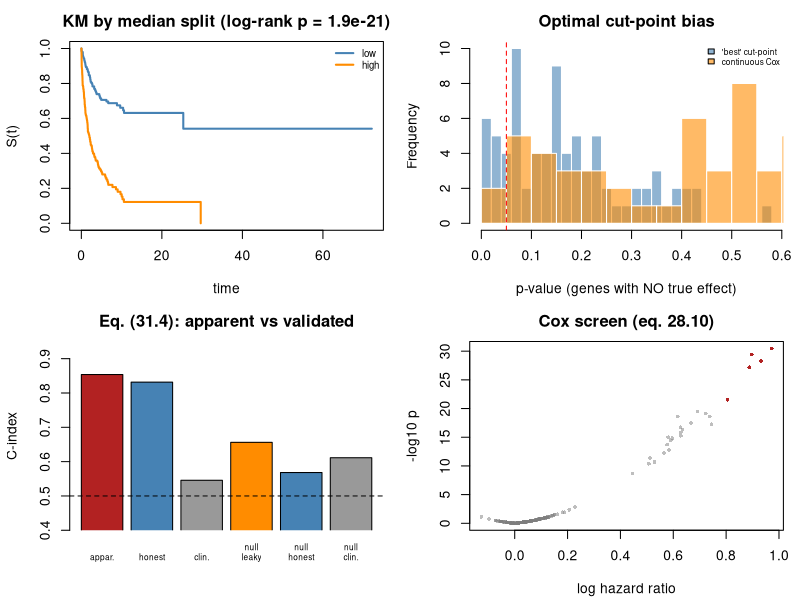

Write R code to recreate this figure.
## ---- chunk 1
suppressPackageStartupMessages({library(survival); library(splines)})
MODULE_NAME <- "28b_survival_biomarkers"
OUT <- file.path(Sys.getenv("STATS_OUT", unset = "results"), MODULE_NAME)
dir.create(OUT, recursive = TRUE, showWarnings = FALSE)
header <- function(txt) cat("\n", strrep("=", 72), "\n", txt, "\n",
                            strrep("=", 72), "\n", sep = "")
## ---- chunk 2
header("1. A TCGA-like cohort with a few truly prognostic genes")
simulate_cohort <- function(n = 400, G = 200, n_prog = 5, beta = 0.55,
                            censor_scale = 9) {
  expr <- matrix(rnorm(n*G), n)
  ## Genes are correlated in MODULES, as real expression is.
  for (b in seq(1, G, by = 25)) {
    cols <- b:min(b+24, G); latent <- rnorm(n)
    expr[, cols] <- 0.6*latent + 0.8*expr[, cols]
  }
  expr <- scale(expr)
  age <- rnorm(n, 62, 11); stage <- sample(1:3, n, TRUE, c(0.4, 0.35, 0.25))
  prog <- seq_len(n_prog)
  lp <- as.vector(expr[, prog] %*% rep(beta, n_prog)) + 0.02*(age - 62) + 0.45*(stage - 1)
  Tm <- rexp(n, 0.06*exp(lp))
  ## size = n: without it rexp() returns a SCALAR and every patient would share
  ## one censoring time (a bug worth remembering).
  Cm <- rexp(n, 1/censor_scale)
  d <- data.frame(expr); names(d) <- sprintf("G%03d", seq_len(G))
  d$time <- pmin(Tm, Cm); d$event <- as.integer(Tm <= Cm)
  d$age <- age; d$stage <- stage
  list(d = d, is_prog = setNames(seq_len(G) %in% prog, sprintf("G%03d", seq_len(G))))
}
set.seed(3801)
sim <- simulate_cohort()
d <- sim$d; is_prog <- sim$is_prog
genes <- names(is_prog)
cat(sprintf("  n = %d, events = %d (%.0f%%), censored = %d\n", nrow(d), sum(d$event),
            100*mean(d$event), sum(!d$event)))
cat(sprintf("  %d genes, %d truly prognostic: %s\n", length(genes), sum(is_prog),
            paste(names(is_prog)[is_prog], collapse = " ")))
cat(sprintf("\n  Effective sample size for a Cox model is the NUMBER OF EVENTS (%d),\n",
            sum(d$event)))
cat(sprintf("  not the number of patients. Guidance: >= 10 events per covariate\n"))
cat(sprintf("  -> at most %d covariates.\n", sum(d$event) %/% 10))
## ---- chunk 3
header("2. Kaplan-Meier with the at-risk table (28.6)-(28.7)")
km <- survfit(Surv(time, event) ~ 1, data = d)
cat(sprintf("  median survival = %.2f\n", summary(km)$table["median"]))
cat(sprintf("\n  %8s%10s%9s%22s\n", "time", "at risk", "S(t)", "95% CI"))
for (t in c(1, 2, 4, 8, 12, 16)) {
  s <- summary(km, times = t)
  if (!length(s$surv)) next
  cat(sprintf("  %8d%10d%9.3f   [%.3f, %.3f]\n", t, s$n.risk, s$surv, s$lower, s$upper))
}
cat("\n  Watch the at-risk column collapse. The right tail of a KM curve is\n")
cat("  estimated from a handful of patients and looks far more precise than it\n")
cat("  is. ALWAYS publish the number-at-risk table under the curve.\n")
## ---- chunk 4
header("3. Screening genes with Cox models (28.9)-(28.10)")
cox_screen <- function(d, genes, adjust = c("age","stage")) {
  res <- t(sapply(genes, function(g) {
    f <- try(coxph(as.formula(paste("Surv(time, event) ~", g, "+",
                                    paste(adjust, collapse = "+"))), data = d),
             silent = TRUE)
    if (inherits(f, "try-error")) return(c(NA, NA, 1))
    cs <- summary(f)$coefficients
    c(cs[g, "coef"], cs[g, "se(coef)"], cs[g, "Pr(>|z|)"])
  }))
  out <- data.frame(logHR = res[, 1], se = res[, 2], p = res[, 3], row.names = genes)
  out$HR <- exp(out$logHR); out$padj <- p.adjust(out$p, "BH"); out
}
res <- cox_screen(d, genes)
rej <- res$padj < 0.05
cat(sprintf("  %d genes at FDR 5%%; %d of them truly prognostic\n",
            sum(rej), sum(rej & is_prog[rownames(res)])))
cat("\n  Top 8 by p-value:\n")
cat(sprintf("  %8s%8s%9s%12s%11s%9s\n", "gene","HR","logHR","p","padj","truth"))
for (g in rownames(res)[order(res$p)][1:8])
  cat(sprintf("  %8s%8.3f%9.3f%12.2e%11.2e%9s\n", g, res[g,"HR"], res[g,"logHR"],
              res[g,"p"], res[g,"padj"], if (is_prog[g]) "PROG" else "-"))
cat("\n  exp(beta) is a HAZARD RATIO: a ratio of instantaneous event rates among\n")
cat("  those still at risk. NOT a risk ratio, and NOT a ratio of survival times.\n")
## ---- chunk 5
header("4. Optimal cut-point bias, measured")
best_cutpoint_p <- function(d, gene, qs = seq(0.2, 0.8, 0.05)) {
  ps <- sapply(qs, function(q) {
    hi <- as.integer(d[[gene]] > quantile(d[[gene]], q))
    if (sum(hi) < 10 || sum(1-hi) < 10) return(NA)
    pchisq(survdiff(Surv(time, event) ~ hi, data = d)$chisq, 1, lower.tail = FALSE)
  })
  min(ps, na.rm = TRUE)
}
## Null genes from a DIFFERENT correlation module: genes 1-25 form the module
## containing the prognostic genes, so their module-mates are indirectly
## associated and are not true nulls.
null_genes <- genes[51:length(genes)][1:80]
p_best <- sapply(null_genes, function(g) best_cutpoint_p(d, g))
p_cont <- res[null_genes, "p"]
cat(sprintf("  Tested %d genes from modules containing NO prognostic gene:\n",
            length(null_genes)))
cat(sprintf("    'best cut-point' p < 0.05  : %.1f%%   <- should be 5%%\n",
            100*mean(p_best < 0.05)))
cat(sprintf("    continuous Cox p < 0.05    : %.1f%%\n", 100*mean(p_cont < 0.05)))
cat(sprintf("    'best cut-point' p < 0.01  : %.1f%%\n", 100*mean(p_best < 0.01)))
cat("\n  Searching over cut-points and reporting the best inflates the error\n")
cat("  rate several-fold. Keep the biomarker CONTINUOUS (with a spline if the\n")
cat("  effect may be nonlinear), or pre-specify the cut-point and validate it\n")
cat("  in an independent cohort.\n")
## ---- chunk 6
header("5. Checking PH, and an estimand that does not need it (28.11)-(28.12)")
top_gene <- rownames(res)[which.min(res$p)]
cph <- coxph(as.formula(paste("Surv(time, event) ~", top_gene, "+ age + stage")), data = d)
cat("  PH test (scaled Schoenfeld residuals, eq. 28.11):\n")
print(round(cox.zph(cph)$table, 4))
rmst <- function(time, event, tau) {
  k <- survfit(Surv(time, event) ~ 1)
  ts <- c(0, k$time[k$time <= tau], tau)
  ss <- c(1, k$surv[k$time <= tau])
  sum(ss * diff(ts))                                             # eq. (28.12)
}
TAU <- 10
hi <- d[[top_gene]] > median(d[[top_gene]])
r_hi <- rmst(d$time[hi], d$event[hi], TAU); r_lo <- rmst(d$time[!hi], d$event[!hi], TAU)
cat(sprintf("\n  RMST up to tau = %d (eq. 28.12):\n", TAU))
cat(sprintf("    low  %s: %.3f\n    high %s: %.3f\n    difference: %+.3f time units\n",
            top_gene, r_lo, top_gene, r_hi, r_lo - r_hi))
cat("  RMST differences are directly interpretable as 'time gained' and need\n")
cat("  NO proportional-hazards assumption - increasingly preferred when the PH\n")
cat("  test fails or the curves cross.\n")
## ---- chunk 7
header("6. A multi-gene risk score, honestly validated")
make_folds <- function(n, k, seed = 1) { set.seed(seed); sample(rep_len(1:k, n)) }
## concordance(): larger x must mean LONGER survival, so a hazard-scale linear
## predictor (larger = worse) needs reverse = TRUE. Get this backwards and every
## C-index comes out as 1 - C, which looks like a uselessly bad model.
cidx <- function(test, risk)
  concordance(Surv(time, event) ~ risk,
              data = cbind(test["time"], test["event"], risk = risk),
              reverse = TRUE)$concordance
fit_score <- function(train, sel)
  coxph(as.formula(paste("Surv(time, event) ~",
                         paste(c(sel, "age", "stage"), collapse = "+"))), data = train)
select_genes <- function(train, genes, p_thresh = 0.01) {
  r <- cox_screen(train, genes)
  sel <- rownames(r)[r$p < p_thresh]
  if (!length(sel)) sel <- rownames(r)[order(r$p)][1:3]
  sel
}
fold <- make_folds(nrow(d), 5, seed = 2)
sel_all <- select_genes(d, genes)
## (a) HONEST: selection AND fitting inside each fold.
c_honest <- mean(sapply(1:5, function(k) {
  tr <- d[fold != k, ]; te <- d[fold == k, ]
  cidx(te, predict(fit_score(tr, select_genes(tr, genes)), newdata = te, type = "lp"))
}))
## (b) Clinical-only baseline - the comparison that is usually missing.
c_clin <- mean(sapply(1:5, function(k) {
  tr <- d[fold != k, ]; te <- d[fold == k, ]
  f <- coxph(Surv(time, event) ~ age + stage, data = tr)
  cidx(te, predict(f, newdata = te, type = "lp"))
}))
f_all <- fit_score(d, sel_all)
c_apparent <- cidx(d, predict(f_all, type = "lp"))
cat(sprintf("  %-46s%10s\n", "evaluation", "C-index"))
cat(sprintf("  %-46s%10.3f\n", "apparent (fit and test on all data)", c_apparent))
cat(sprintf("  %-46s%10.3f\n", "CV, selection INSIDE each fold (honest)", c_honest))
cat(sprintf("  %-46s%10.3f\n", "CV, age + stage only (clinical baseline)", c_clin))
cat(sprintf("  %-46s%10.3f\n", "chance", 0.5))
cat(sprintf("\n  apparent optimism (eq. 31.4)   : %+.3f\n", c_apparent - c_honest))
cat(sprintf("  gain over clinical baseline    : %+.3f\n", c_honest - c_clin))
cat(sprintf("  genes selected on the full data: %d (%d truly prognostic)\n",
            length(sel_all), sum(is_prog[sel_all])))
cat("\n  ALWAYS report the clinical-only baseline. A molecular score that does\n")
cat("  not beat age and stage is not a useful biomarker, however small its\n")
cat("  p-value. Here the 5 simulated genes are strong, so the score clears the\n")
cat("  baseline by a wide margin. Real prognostic signatures rarely do.\n")
## ---- chunk 8
header("6b. Measuring the selection leak on cohorts with NO prognostic gene")
## In section 6 the leaky and honest C-indices are nearly identical. That is not
## evidence the leak is harmless - it is because the 5 true genes have a large
## effect and get selected in EVERY fold, so 'selecting on all the data' picks
## the same genes anyway. The leak is invisible when the signal is strong.
##
## Turn the signal OFF (beta = 0) and it becomes glaring: the honest C-index
## must sit at 0.5, and anything above that is pure leakage.
set.seed(3803)
REP <- 12
cl <- ch <- cc <- numeric(REP)
for (i in 1:REP) {
  s0 <- simulate_cohort(n = 150, G = 200, n_prog = 0, beta = 0)
  d0 <- s0$d; g0 <- names(s0$is_prog)
  fo <- make_folds(nrow(d0), 5, seed = 100 + i)
  sel0 <- select_genes(d0, g0)                        # selected on ALL the data
  ch[i] <- mean(sapply(1:5, function(k) {
    tr <- d0[fo != k, ]; te <- d0[fo == k, ]
    cidx(te, predict(fit_score(tr, select_genes(tr, g0)), newdata = te, type = "lp"))
  }))
  cl[i] <- mean(sapply(1:5, function(k) {
    tr <- d0[fo != k, ]; te <- d0[fo == k, ]
    cidx(te, predict(fit_score(tr, sel0), newdata = te, type = "lp"))
  }))
  ## The reference is NOT 0.5: age and stage stay genuinely prognostic even when
  ## no gene is. The honest gene score should match this, adding nothing.
  cc[i] <- mean(sapply(1:5, function(k) {
    tr <- d0[fo != k, ]; te <- d0[fo == k, ]
    f <- coxph(Surv(time, event) ~ age + stage, data = tr)
    cidx(te, predict(f, newdata = te, type = "lp"))
  }))
}
cat(sprintf("  %d null cohorts (n = 150, 200 genes, NO true prognostic gene):\n", REP))
cat(sprintf("  %-42s%10s%16s\n", "evaluation", "mean C", "beats clinical"))
cat(sprintf("  %-42s%10.3f%15.0f%%\n", "CV, genes selected on ALL data (LEAKY)",
            mean(cl), 100*mean(cl > cc)))
cat(sprintf("  %-42s%10.3f%15.0f%%\n", "CV, selection INSIDE each fold (honest)",
            mean(ch), 100*mean(ch > cc)))
cat(sprintf("  %-42s%10.3f%16s\n", "CV, age + stage only (the true ceiling)",
            mean(cc), "-"))
cat(sprintf("\n  leaky  - clinical baseline: %+.3f   <- entirely spurious\n", mean(cl - cc)))
cat(sprintf("  honest - clinical baseline: %+.3f\n", mean(ch - cc)))
cat("\n  Note the reference is the CLINICAL baseline, not 0.5: age and stage stay\n")
cat("  prognostic here, so even a gene score built from pure noise inherits\n")
cat("  their skill. Read the two gaps against it:\n")
cat("\n    honest CV lands BELOW the clinical baseline. Correct - the noise genes\n")
cat("    add parameters and no signal, so they cost precision and degrade the\n")
cat("    model. An honest evaluation is able to say 'these genes make it worse'.\n")
cat("\n    leaky CV lands ABOVE it, beating the baseline in every single cohort.\n")
cat("    The genes were chosen while looking at the test fold, so the score is\n")
cat("    scored on the very data that defined it. Select features INSIDE the\n")
cat("    fold - the same leak as Module 31.\n")
## ---- chunk 9
header("7. Immortal time bias and the landmark fix")
set.seed(3802)
LANDMARK <- 2
d2 <- d
## "Responders" can only be assessed at the landmark - so to BE a responder you
## must first SURVIVE to it. The label has NO real effect on survival.
d2$responder <- as.integer(d2$time > LANDMARK & runif(nrow(d2)) < 0.5)
cph_bad <- coxph(Surv(time, event) ~ responder, data = d2)
land <- subset(d2, time > LANDMARK); land$time <- land$time - LANDMARK
cph_land <- coxph(Surv(time, event) ~ responder, data = land)
cat("  TRUE effect of 'responder' = NONE (assigned at random)\n")
cat(sprintf("  naive Cox HR            = %.3f  (p = %.2e)   <- spurious\n",
            exp(coef(cph_bad)), summary(cph_bad)$coefficients[1, "Pr(>|z|)"]))
cat(sprintf("  landmark analysis at t=%d: HR = %.3f  (p = %.3f)   <- corrected\n",
            LANDMARK, exp(coef(cph_land)), summary(cph_land)$coefficients[1, "Pr(>|z|)"]))
cat("\n  The bias is STRUCTURAL: to be classified you must survive long enough\n")
cat("  to be classified. Fix with a landmark analysis or a time-dependent\n")
cat("  covariate. Same 'time zero' problem target-trial emulation prevents.\n")
## ---- chunk 10
png(file.path(OUT, "survival_biomarkers.png"), width = 1100, height = 800, res = 110)
par(mfrow = c(2, 2), mar = c(4.2, 4.2, 2.5, 1))
plot(survfit(Surv(time, event) ~ hi, data = d), col = c("steelblue","darkorange"),
     lwd = 2, xlab = "time", ylab = "S(t)",
     main = sprintf("KM by median split (log-rank p = %.1e)",
                    pchisq(survdiff(Surv(time, event) ~ hi, data = d)$chisq, 1,
                           lower.tail = FALSE)))
legend("topright", c("low","high"), col = c("steelblue","darkorange"), lwd = 2,
       bty = "n", cex = 0.7)
hist(p_best, breaks = 25, col = adjustcolor("steelblue", 0.6), border = "white",
     main = "Optimal cut-point bias", xlab = "p-value (genes with NO true effect)")
hist(p_cont, breaks = 25, col = adjustcolor("darkorange", 0.6), border = "white", add = TRUE)
abline(v = 0.05, col = "red", lty = 2)
legend("topright", c("'best' cut-point","continuous Cox"),
       fill = c(adjustcolor("steelblue",0.6), adjustcolor("darkorange",0.6)),
       bty = "n", cex = 0.6)
barplot(c(c_apparent, c_honest, c_clin, mean(cl), mean(ch), mean(cc)), ylim = c(0.4, 0.95),
        names.arg = c("appar.","honest","clin.","null\nleaky","null\nhonest","null\nclin."),
        xpd = FALSE, col = c("firebrick","steelblue","grey60","darkorange","steelblue","grey60"),
        ylab = "C-index", main = "Eq. (31.4): apparent vs validated", cex.names = 0.6)
abline(h = 0.5, lty = 2)
plot(res$logHR, -log10(res$p), pch = 16, cex = 0.6,
     col = ifelse(is_prog[rownames(res)], "firebrick", adjustcolor("grey50", 0.5)),
     xlab = "log hazard ratio", ylab = "-log10 p", main = "Cox screen (eq. 28.10)")
invisible(dev.off())
cat("\nFigure written to", file.path(OUT, "survival_biomarkers.png"), "\n")
## ---- chunk 11

## ---- chunk 12

## ---- chunk 13
# set.seed(9)
# cat(sprintf("  %-28s%10s%9s%19s\n","subset","patients","events","prognostic found"))
# for (n_sub in c(400, 200, 100)) {
#   idx <- sample(nrow(d), n_sub); sub <- d[idx, ]
#   r <- cox_screen(sub, names(is_prog)[is_prog])
#   cat(sprintf("  %-28s%10d%9d%19d\n", sprintf("%d random patients", n_sub),
#               n_sub, sum(sub$event), sum(r$p < 0.05)))
# }
# for (cs in c(20, 6, 2.5)) {
#   s2 <- simulate_cohort(n = 300, censor_scale = cs)
#   r <- cox_screen(s2$d, names(s2$is_prog)[s2$is_prog])
#   cat(sprintf("  %-28s%10d%9d%19d\n", sprintf("n=300, censor scale %g", cs),
#               300, sum(s2$d$event), sum(r$p < 0.05)))
# }
#
# ## Power tracks EVENTS, not patients. A large cohort with few events is a
# ## SMALL study. This is why survival trials are powered on the number of
# ## events and why 'events per variable >= 10' is the rule of thumb.
## ---- chunk 14

## ---- chunk 15

## ---- chunk 16
# set.seed(13)
# n <- 900
# T1 <- rexp(n, 1/14); T2 <- rexp(n, 1/9); Cc <- rexp(n, 1/30)
# obs <- pmin(T1, T2, Cc)
# cause <- ifelse(T1 <= T2 & T1 <= Cc, 1, ifelse(T2 < T1 & T2 <= Cc, 2, 0))
# t_eval <- 10
# km_n <- survfit(Surv(obs, as.integer(cause == 1)) ~ 1)
# naive <- 1 - summary(km_n, times = t_eval)$surv
# cif <- function(time, cause, k, t_eval) {
#   o <- order(time); time <- time[o]; cause <- cause[o]; S <- 1; out <- 0
#   for (ti in sort(unique(time[cause > 0]))) {
#     n_i <- sum(time >= ti); d_k <- sum(time == ti & cause == k)
#     d_all <- sum(time == ti & cause > 0)
#     if (ti <= t_eval) out <- out + S*d_k/n_i
#     S <- S*(1 - d_all/n_i)
#   }
#   out
# }
# cat(sprintf("  at t = %d:\n", t_eval))
# cat(sprintf("    TRUE probability of relapse  = %.4f\n", mean(T1 <= t_eval & T1 <= T2)))
# cat(sprintf("    1 - Kaplan-Meier (naive)     = %.4f   <- overestimates\n", naive))
# cat(sprintf("    cumulative incidence (28.13) = %.4f\n", cif(obs, cause, 1, t_eval)))
#
# ## Treating the competing death as CENSORING asks 'what would the relapse risk
# ## be in a world where nobody died of anything else?' - rarely the clinical
# ## question. Use CIF for absolute risk, cause-specific hazards for aetiology,
# ## and Fine-Gray for subdistribution modelling.
## ---- chunk 17

## ---- chunk 18

## ---- chunk 19
# f_lin <- coxph(as.formula(paste("Surv(time, event) ~", top_gene, "+ age + stage")), data = d)
# f_spl <- coxph(as.formula(paste0("Surv(time, event) ~ ns(", top_gene,
#                                  ", df = 4) + age + stage")), data = d)
# cat(sprintf("  linear partial log-lik  = %.3f\n", f_lin$loglik[2]))
# cat(sprintf("  spline partial log-lik  = %.3f\n", f_spl$loglik[2]))
# lr <- 2*(f_spl$loglik[2] - f_lin$loglik[2]); ddf <- 3
# cat(sprintf("  LRT chi2 = %.3f on %d df, p = %.4f\n", lr, ddf,
#             pchisq(max(lr,0), ddf, lower.tail = FALSE)))
#
# ## Here the truth IS linear, so the spline should NOT improve the fit
# ## significantly - a good negative control for the method. On real data a
# ## significant LRT means the linear hazard assumption is inadequate, and the
# ## spline fit is both more honest and more informative than dichotomising.
